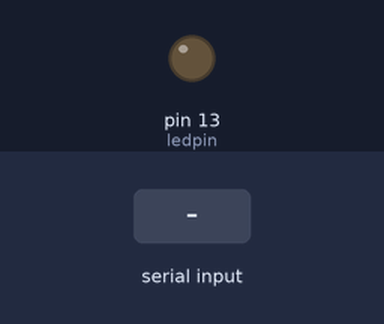
Recording of a sketch running on a simulated Arduino Uno, built with avr-gcc and run on an emulated ATmega328P. On the bench: output pins drawn as LEDs (lit = HIGH). The inputs (shaded band) are chosen by the test bench.

Above: at 1.2 s.
1.3 s: "A" received over Serial
At 3.2 s:
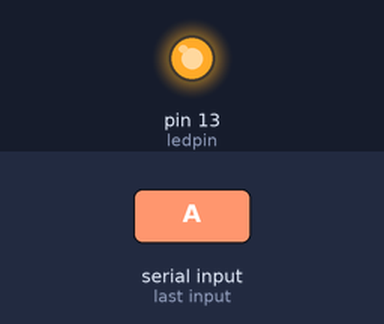
3.5 s: "B" received over Serial
At 4.9 s:
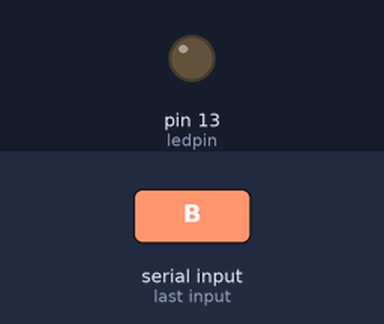
Timing chart, 0 to 6.5 s (numbered marks = the images above; inputs shaded):
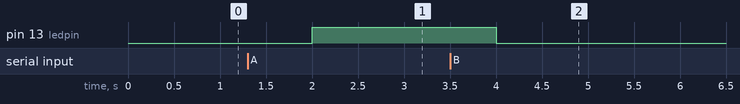

Measured:
- after the input at 1.3 s, pin 13 (ledpin): LOW → HIGH after 0.70 s
- after the input at 3.5 s, pin 13 (ledpin): HIGH → LOW after 0.50 s

The sketch:

serial_control.ino
```cpp
int ledpin=13;

void setup() {
  // put your setup code here, to run once:
pinMode(ledpin,OUTPUT);
Serial.begin(9600);
}

void loop() {
  // put your main code here, to run repeatedly:
if(Serial.available()>0)
{
  char data=Serial.read();
  if(data=='A')
  digitalWrite(ledpin,HIGH);
  else if(data=='B')
  digitalWrite(ledpin,LOW);
}
delay(1000);
}
```
